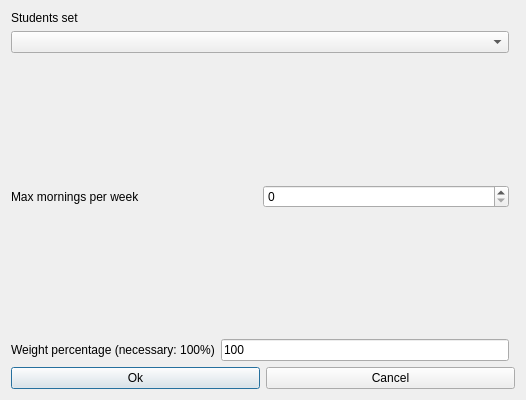
<?xml version="1.0" encoding="UTF-8"?>
<ui version="4.0">
 <class>ModifyConstraintStudentsSetMaxMorningsPerWeekForm_template</class>
 <widget class="QDialog" name="ModifyConstraintStudentsSetMaxMorningsPerWeekForm_template">
  <property name="geometry">
   <rect>
    <x>0</x>
    <y>0</y>
    <width>526</width>
    <height>400</height>
   </rect>
  </property>
  <property name="windowTitle">
   <string extracomment="This is the title of the dialog to modify a constraint of this type">Modify students set max mornings per week</string>
  </property>
  <layout class="QGridLayout">
   <item row="0" column="0">
    <layout class="QVBoxLayout">
     <item>
      <widget class="QLabel" name="studentsTextLabel">
       <property name="frameShape">
        <enum>QFrame::NoFrame</enum>
       </property>
       <property name="frameShadow">
        <enum>QFrame::Plain</enum>
       </property>
       <property name="text">
        <string>Students set</string>
       </property>
       <property name="wordWrap">
        <bool>false</bool>
       </property>
      </widget>
     </item>
     <item>
      <widget class="QComboBox" name="studentsComboBox">
       <property name="editable">
        <bool>false</bool>
       </property>
       <property name="insertPolicy">
        <enum>QComboBox::NoInsert</enum>
       </property>
       <property name="duplicatesEnabled">
        <bool>false</bool>
       </property>
      </widget>
     </item>
    </layout>
   </item>
   <item row="2" column="0">
    <layout class="QHBoxLayout">
     <item>
      <widget class="QLabel" name="maxMorningsTextLabel">
       <property name="frameShape">
        <enum>QFrame::NoFrame</enum>
       </property>
       <property name="frameShadow">
        <enum>QFrame::Plain</enum>
       </property>
       <property name="text">
        <string>Max mornings per week</string>
       </property>
       <property name="wordWrap">
        <bool>false</bool>
       </property>
      </widget>
     </item>
     <item>
      <widget class="QSpinBox" name="maxMorningsSpinBox"/>
     </item>
    </layout>
   </item>
   <item row="5" column="0" colspan="2">
    <layout class="QHBoxLayout">
     <item>
      <widget class="QPushButton" name="okPushButton">
       <property name="text">
        <string>Ok</string>
       </property>
      </widget>
     </item>
     <item>
      <widget class="QPushButton" name="cancelPushButton">
       <property name="text">
        <string>Cancel</string>
       </property>
      </widget>
     </item>
    </layout>
   </item>
   <item row="3" column="0">
    <spacer name="spacer7">
     <property name="orientation">
      <enum>Qt::Vertical</enum>
     </property>
     <property name="sizeType">
      <enum>QSizePolicy::Expanding</enum>
     </property>
     <property name="sizeHint" stdset="0">
      <size>
       <width>20</width>
       <height>31</height>
      </size>
     </property>
    </spacer>
   </item>
   <item row="1" column="0">
    <spacer name="spacer8">
     <property name="orientation">
      <enum>Qt::Vertical</enum>
     </property>
     <property name="sizeType">
      <enum>QSizePolicy::Expanding</enum>
     </property>
     <property name="sizeHint" stdset="0">
      <size>
       <width>20</width>
       <height>31</height>
      </size>
     </property>
    </spacer>
   </item>
   <item row="4" column="0">
    <layout class="QHBoxLayout">
     <item>
      <widget class="QLabel" name="weightTextLabel">
       <property name="frameShape">
        <enum>QFrame::NoFrame</enum>
       </property>
       <property name="frameShadow">
        <enum>QFrame::Plain</enum>
       </property>
       <property name="text">
        <string>Weight percentage (necessary: 100%)</string>
       </property>
       <property name="wordWrap">
        <bool>false</bool>
       </property>
      </widget>
     </item>
     <item>
      <widget class="QLineEdit" name="weightLineEdit">
       <property name="text">
        <string notr="true">100</string>
       </property>
      </widget>
     </item>
    </layout>
   </item>
  </layout>
 </widget>
 <layoutdefault spacing="6" margin="11"/>
 <resources/>
 <connections/>
</ui>
